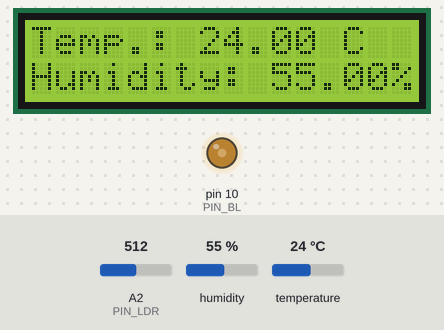
Recording of a sketch running on a simulated Arduino Uno, built with avr-gcc and run on an emulated ATmega328P. Parts: 16×2 character LCD, output pins drawn as LEDs (lit = HIGH). The inputs (shaded band) are chosen by the test bench; at power-on: A2 (PIN_LDR) = 512, humidity 55 %, temperature 24 °C.

Above: at 1.2 s.
1.3 s: A2 (PIN_LDR) set to 900
At 2.4 s:
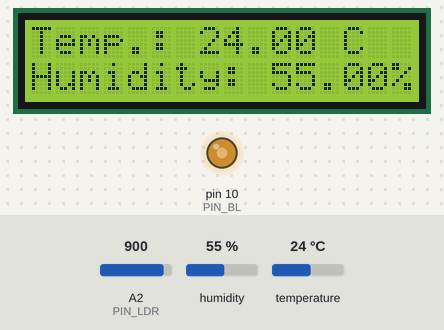
4.0 s: A2 (PIN_LDR) set to 122
At 5.0 s:
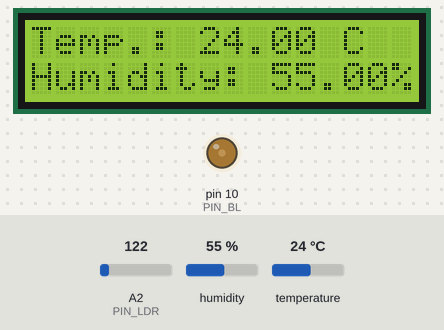
6.7 s: humidity set to 22 %
At 9.2 s:
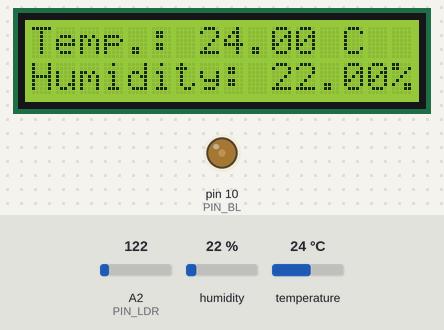
9.7 s: temperature set to 12 °C
At 10.6 s:
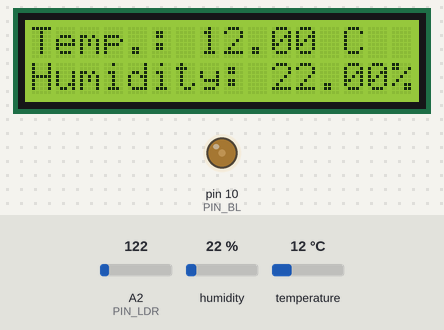
12.4 s: humidity set to 40 %
At 14.7 s:
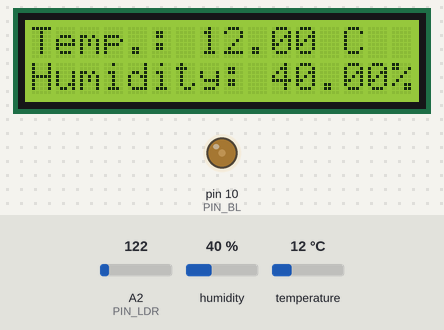
15.8 s: temperature set to 19 °C
At 17.4 s:
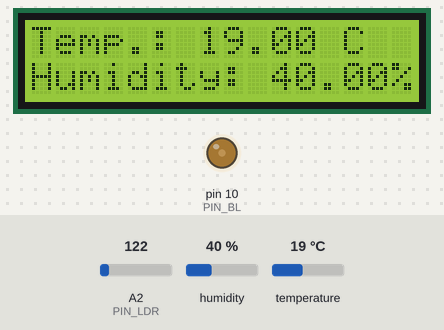
Timing chart, 0 to 18.9 s (numbered marks = the images above; inputs shaded):
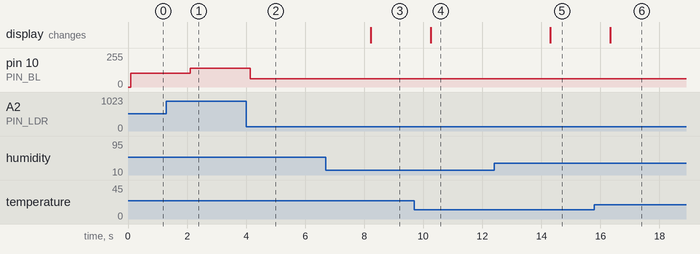

Measured:
- after the input at 1.3 s, pin 10 (PIN_BL): 102/255 → 142/255 after 0.82 s
- after the input at 4.0 s, pin 10 (PIN_BL): 142/255 → 62/255 after 0.15 s
- after the input at 6.7 s, the display: changes after 1.5 s (image 3)
- after the input at 9.7 s, the display: changes after 0.55 s (image 4)
- after the input at 12.4 s, the display: changes after 1.9 s (image 5)
- after the input at 15.8 s, the display: changes after 0.54 s (image 6)

The sketch:

TempSensorWithLCD.ino
```cpp
#include <LiquidCrystal.h>
#include <DHT.h>

#define DHTPIN 12
#define DHTTYPE DHT11

#define PIN_BL 10
#define PIN_LDR 2

LiquidCrystal lcd(8, 9, 4, 5, 6, 7);
DHT tempSensor(DHTPIN, DHTTYPE);

float tempC, humidity;
int LDRValue;

void setup () {
  tempSensor.begin();
  lcd.begin(16, 2);

  pinMode(PIN_BL, OUTPUT);
}

void loop () {
  tempC = tempSensor.readTemperature();
  humidity = tempSensor.readHumidity();

  LDRValue = analogRead(PIN_LDR);
  LDRValue = map(LDRValue, 0, 1023, 50, 155);
  analogWrite(PIN_BL, LDRValue);

  lcd.clear();

  lcd.setCursor(0, 0);
  lcd.print("Temp.: ");
  lcd.print(tempC);
  lcd.setCursor(13, 0);
  lcd.print("C");

  lcd.setCursor(0, 1);
  lcd.print("Humidity: ");
  lcd.print(humidity);
  lcd.setCursor(15,1);
  lcd.print("%");

  delay(2000);
}
```
